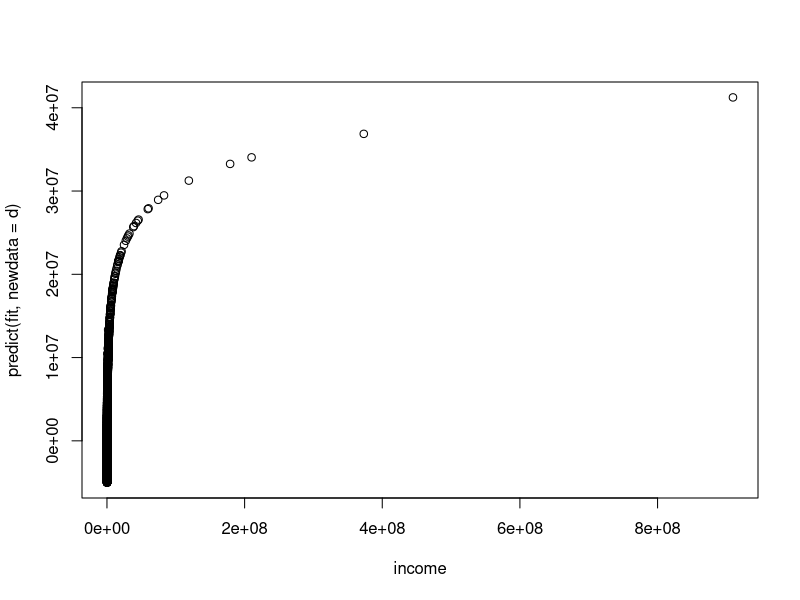

Here is the R script that generated this plot:
## ---- chunk 1
knitr::opts_chunk$set(echo = TRUE, eval=TRUE)
## ---- chunk 2
library(tidyverse)

# number of samples
n <- 500

# familySES is either 0 or 1 (e.g., low or high)
familySES <- rbinom(n, 1, prob = 1/2)
# college is either 0 or 1 (i.e., no or yes)
college <- rbinom(n, 1, prob = plogis(-1 +2 * familySES))

# mean of income is a function of familySES and college
income <- rnorm(n, 45000 + 10000 * familySES + 20000 * college, sd = 2000)

# put the data into one data frame
d <- data.frame(familySES, college, income)
## ---- chunk 3
# Estimate the model with OLS
fit <- lm(formula = income~ familySES + college, data = d)
## ---- chunk 4
d_all_control <- d %>%
  mutate(college = 0)

d_all_treated <- d %>%
  mutate(college = 1)
## ---- chunk 5
# Estimate potential outcomes using our model
est_outcomes_under_control <- predict(object = fit, newdata = d_all_control)
est_outcomes_under_treatment <- predict(object = fit, newdata = d_all_treated)

# append the estimated potential outcomes to our original data.
conditional_average_outcomes <- d %>%
  mutate(yhat0 = est_outcomes_under_control,
         yhat1 = est_outcomes_under_treatment)
## ---- chunk 6
conditional_average_effects <- conditional_average_outcomes %>%
  mutate(effect = yhat1 - yhat0)

conditional_average_effects %>%
  select(yhat1, yhat0, effect) %>%
  summarise_all(.funs = mean)
## ---- chunk 7
conditional_average_outcomes %>%
summarize(ate = mean(yhat1 - yhat0))
## ---- chunk 8
# Same model as before
# number of samples
n <- 500
# familySES is either 0 or 1 (e.g., low or high)
familySES <- sample(c(0:1), n, replace = T)
# college is either 0 or 1 (i.e., no or yes)
college <- rbinom(n, 1, prob = plogis(-1 +2 * familySES))
income <- rnorm(n, 45000 + 10000 * familySES + 20000 * college, sd = 2000)


d <- data.frame(familySES, college, income)
d_all_treated <- d %>%
  mutate(college = 1)

# Use logistic regression to estimate the probability of treatment (college) given familySES
fit <- glm(formula = college~familySES, family = binomial, data = d)

# get the probability that A = 1
propensityScores <- predict(object = fit, newdata = d_all_treated, type = "response")

# IPW estimator of E(Y^1)
mean(college * income / propensityScores)
# IPW estimator E(Y^0)
mean((1-college) * income / (1-propensityScores))
# IPW estimator ACE
mean(college * income / propensityScores) - mean((1-college) * income / (1-propensityScores))

## ---- chunk 9
# number of samples
n <- 5000

# familySES is now continuous
familySES <- rgamma(n, 1, 1)
# college is either 0 or 1 (i.e., no or yes)
college <- rbinom(n, 1, prob = plogis(-1 +2 * familySES))

# mean of income is a function of familySES and college
income <- rnorm(n, 45000 + 10000 * exp(familySES + 2) + 20000*college, sd = 2000)


# put the data into one data frame
d <- data.frame(familySES, college, income)
## ---- chunk 10
# Estimate the model with OLS
fit <- lm(formula = income~ familySES + college, data = d)

plot(income, predict(fit, newdata = d))

d_all_control <- d %>%
  mutate(college = 0)

d_all_treated <- d %>%
  mutate(college = 1)

# Estimate potential outcomes using our model
est_outcomes_under_control <- predict(object = fit, newdata = d_all_control)
est_outcomes_under_treatment <- predict(object = fit, newdata = d_all_treated)

# append the estimated potential outcomes to our original data.
conditional_average_outcomes <- d %>%
  mutate(yhat0 = est_outcomes_under_control,
         yhat1 = est_outcomes_under_treatment)

conditional_average_effects <- conditional_average_outcomes %>%
  mutate(effect = yhat1 - yhat0)

conditional_average_effects %>%
  select(yhat1, yhat0, effect) %>%
  summarise_all(.funs = mean)
## ---- chunk 11

# Use logistic regression to estimate the probability of treatment (college) given familySES
fit <- glm(formula = college~familySES, family = binomial, data = d)

# get the probability that A = 1
propensityScores <- predict(object = fit, newdata = d_all_treated, type = "response")

# IPW estimator of E(Y^1)
mean(college * income / propensityScores)
# IPW estimator E(Y^0)
mean((1-college) * income / (1-propensityScores))
# IPW estimator ACE
mean(college * income / propensityScores) - mean((1-college) * income / (1-propensityScores))

